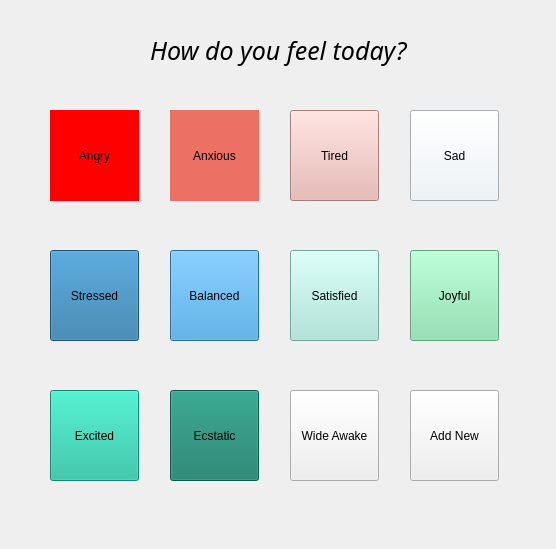
<?xml version="1.0" encoding="UTF-8"?>
<ui version="4.0">
 <class>MoodView</class>
 <widget class="QWidget" name="MoodView">
  <property name="geometry">
   <rect>
    <x>0</x>
    <y>0</y>
    <width>556</width>
    <height>549</height>
   </rect>
  </property>
  <property name="windowTitle">
   <string>Form</string>
  </property>
  <widget class="QPushButton" name="angryMood">
   <property name="geometry">
    <rect>
     <x>50</x>
     <y>110</y>
     <width>89</width>
     <height>91</height>
    </rect>
   </property>
   <property name="styleSheet">
    <string notr="true">border-radius: 50%; background-color: red;</string>
   </property>
   <property name="text">
    <string>Angry</string>
   </property>
  </widget>
  <widget class="QPushButton" name="anxiousMood">
   <property name="geometry">
    <rect>
     <x>170</x>
     <y>110</y>
     <width>89</width>
     <height>91</height>
    </rect>
   </property>
   <property name="styleSheet">
    <string notr="true">border-radius: 50%; background-color: #EC7063;</string>
   </property>
   <property name="text">
    <string>Anxious</string>
   </property>
  </widget>
  <widget class="QPushButton" name="tiredMood">
   <property name="geometry">
    <rect>
     <x>290</x>
     <y>110</y>
     <width>89</width>
     <height>91</height>
    </rect>
   </property>
   <property name="styleSheet">
    <string notr="true">background-color:#E6B0AA</string>
   </property>
   <property name="text">
    <string>Tired</string>
   </property>
  </widget>
  <widget class="QPushButton" name="sadMood">
   <property name="geometry">
    <rect>
     <x>410</x>
     <y>110</y>
     <width>89</width>
     <height>91</height>
    </rect>
   </property>
   <property name="styleSheet">
    <string notr="true">background-color:#EAF2F8</string>
   </property>
   <property name="text">
    <string>Sad</string>
   </property>
  </widget>
  <widget class="QPushButton" name="stressedMood">
   <property name="geometry">
    <rect>
     <x>50</x>
     <y>250</y>
     <width>89</width>
     <height>91</height>
    </rect>
   </property>
   <property name="styleSheet">
    <string notr="true">background-color: #2471A3;</string>
   </property>
   <property name="text">
    <string>Stressed</string>
   </property>
  </widget>
  <widget class="QPushButton" name="balancedMood">
   <property name="geometry">
    <rect>
     <x>170</x>
     <y>250</y>
     <width>89</width>
     <height>91</height>
    </rect>
   </property>
   <property name="styleSheet">
    <string notr="true">background-color:#3498DB;</string>
   </property>
   <property name="text">
    <string>Balanced</string>
   </property>
  </widget>
  <widget class="QPushButton" name="satisfiedMood">
   <property name="geometry">
    <rect>
     <x>290</x>
     <y>250</y>
     <width>89</width>
     <height>91</height>
    </rect>
   </property>
   <property name="styleSheet">
    <string notr="true">background-color:#A3E4D7;</string>
   </property>
   <property name="text">
    <string>Satisfied</string>
   </property>
  </widget>
  <widget class="QPushButton" name="joyfulMood">
   <property name="geometry">
    <rect>
     <x>410</x>
     <y>250</y>
     <width>89</width>
     <height>91</height>
    </rect>
   </property>
   <property name="styleSheet">
    <string notr="true">background-color:#82E0AA;</string>
   </property>
   <property name="text">
    <string>Joyful</string>
   </property>
  </widget>
  <widget class="QPushButton" name="excitedMood">
   <property name="geometry">
    <rect>
     <x>50</x>
     <y>390</y>
     <width>89</width>
     <height>91</height>
    </rect>
   </property>
   <property name="styleSheet">
    <string notr="true">background-color:#1ABC9C;</string>
   </property>
   <property name="text">
    <string>Excited</string>
   </property>
  </widget>
  <widget class="QPushButton" name="ecstaticMood">
   <property name="geometry">
    <rect>
     <x>170</x>
     <y>390</y>
     <width>89</width>
     <height>91</height>
    </rect>
   </property>
   <property name="styleSheet">
    <string notr="true">background-color: #117A65;</string>
   </property>
   <property name="text">
    <string>Ecstatic</string>
   </property>
  </widget>
  <widget class="QPushButton" name="wideAwakeMood">
   <property name="geometry">
    <rect>
     <x>290</x>
     <y>390</y>
     <width>89</width>
     <height>91</height>
    </rect>
   </property>
   <property name="text">
    <string>Wide Awake</string>
   </property>
  </widget>
  <widget class="QPushButton" name="pushButton_12">
   <property name="geometry">
    <rect>
     <x>410</x>
     <y>390</y>
     <width>89</width>
     <height>91</height>
    </rect>
   </property>
   <property name="text">
    <string>Add New</string>
   </property>
  </widget>
  <widget class="QLabel" name="label">
   <property name="geometry">
    <rect>
     <x>150</x>
     <y>30</y>
     <width>271</width>
     <height>41</height>
    </rect>
   </property>
   <property name="font">
    <font>
     <family>aakar</family>
     <pointsize>19</pointsize>
     <italic>true</italic>
    </font>
   </property>
   <property name="text">
    <string>How do you feel today?</string>
   </property>
  </widget>
 </widget>
 <resources/>
 <connections/>
</ui>
